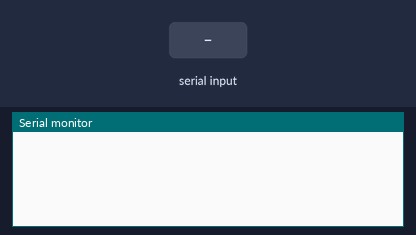
This sketch was run on a simulated ESP32. On the bench: the last lines printed to the serial monitor. Inputs (shaded band) come from the test bench. Random numbers use the default seed unless the sketch sets one.

Above: at 1.2 s.
1.3 s: "hithead" received over Serial
At 2.7 s:
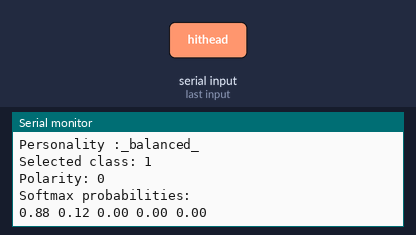
3.8 s: "hitbelly" received over Serial
At 5.9 s:
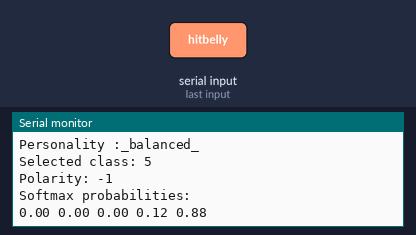

The sketch:

ReactGenerator.ino
```cpp
#include "ReactGenerator.h"
ReactGenerator engn;
Personality _personality_;
Mood _mood_;
void setup() {
  Serial.begin(115200);

  engn.setFrameSize(6);
  engn.setWindowSize(3);

  engn.character._personality_=_balanced_;
  _personality_=engn.character._personality_;

  engn.character._mood_=_neutral_;
  _mood_=  engn.character._mood_;
  engn.addMoodLogs(engn.character._mood_);
  engn.moodChangeCounter=1;
/////////// PADDING VALUES //////////////
      engn.addRewardLogs(0);
      engn.addRewardLogs(0);
      engn.addReactionLogs(_calm_);
      engn.addReactionLogs(_calm_);
///////////////////////////////////////

  engn.setRewardMultiplier(1.45,5.5,2.9,8.5);
}
int counter=0;
String reaction,mood,personality;
void loop() {
  if(Serial.available()>0){
    counter++;
    String input=Serial.readString();
    Action _action_=engn.getActionByName(input.c_str());
    Serial.println("Input:"+(String)engn.getActionName(_action_));
    Reaction _react_=engn.getReaction(engn.character._personality_,engn.character._mood_,_action_);
    engn.addReactionLogs(_react_);
    engn.slideWindow(engn.reward_logs,engn.getFrameSize(),engn.getWindowSize());
    if(engn.character.moodChanged){_mood_=engn.predictMood();engn.addMoodLogs(_mood_);}
    if(engn.moodChangeCounter==engn.getFrameSize())_personality_=engn.predictPersonality();
    engn.character._mood_=_mood_;
    engn.character._reaction_=_react_;
    engn.character._personality_=_personality_;
    engn.showRewardLogs();
    //engn.showReactionLogs();
    engn.showMoodLogs();
    engn.showMoodDetails();
    engn.CMD.nl();

    reaction=engn.reactionName(_react_);
    mood=engn.moodName(_mood_);
    personality=engn.personalityName(_personality_);

    Serial.println("Reaction :"+reaction+"\nMood :"+mood+"\nPersonality :"+personality);
    Serial.println();
     Serial.println();

     EmotionRating er(5);
     er.compute(engn.positivity_P, engn.negativity_P);

    Serial.println("Selected class: "+(String) (er.getSelectedClass()));
    Serial.println("Polarity: "+(String)(er.getPolarity()));

    auto probs = er.getSoftmax();
    Serial.println("Softmax probabilities: ");
    for (auto p : probs) Serial.print((String)(p)+" ");
  }
  // put your main code here, to run repeatedly:

}
```

CLI.cpp
```cpp
#include"CLI.h"

void CLI::showDoubleVec(Vector<double> &vec){
  for(int i=0;i<vec.size();i++){
     Serial.print(vec[i]);
     Serial.print(" ");
    }
}

template<typename T>
void CLI::show(const T& value){
  Serial.print(value);
}

void CLI::nl(){
  Serial.println();
}
```

CLI.h
```cpp
/*
********************************************************************************************
********************************************************************************************
!!                            Command Line Interface for Robots                           !!
!!                                    -:Developed By:-                                    !!
!!                                                                                        !!
!!                             Md. Rakibul Hasan || TheZeroHz                             !!
!!                          Github: https://github.com/TheZeroHz                          !!
!!                              Last Updated: 17 March,2024                               !!
********************************************************************************* V-1.0 ****
********************************************************************************************
*/

#ifndef CLI_H
#define CLI_H
#include"Arduino.h"
#include "Vector.h"
class CLI{
public:
// Function to print all elements of a Vector
void showDoubleVec(Vector<double> &vec);
template<typename T>
void show(const T& value);
void nl();
};
#endif
```

EmotionRating.cpp
```cpp
#include "EmotionRating.h"
#include <cmath>
#include <algorithm>

EmotionRating::EmotionRating(int numClasses) : R(numClasses) {
    c.resize(R);
    u.resize(R);
    S.resize(R);
}

void EmotionRating::compute(double P, double N) {
    (void)N; // N is not directly used in formula, but kept for symmetry

    computeDelta(P);
    computeNormalizedIntensity();
    computeClassCenters();
    computeScores();
    computeSoftmax();
    selectClassAndPolarity();
}

void EmotionRating::computeDelta(double P) {
    delta = 2 * P - 100;
}

void EmotionRating::computeNormalizedIntensity() {
    t = std::fabs(delta) / 100.0;
    if (t > 1.0) t = 1.0; // clamp just in case
}

void EmotionRating::computeClassCenters() {
    for (int k = 0; k < R; k++) {
        c[k] = static_cast<double>(k) / (R - 1);
    }
}

void EmotionRating::computeScores() {
    double sigma = 0.5 / (R - 1);
    for (int k = 0; k < R; k++) {
        u[k] = - ( (t - c[k]) * (t - c[k]) ) / (2 * sigma * sigma);
    }
}

void EmotionRating::computeSoftmax() {
    double sumExp = 0.0;
    for (int k = 0; k < R; k++) {
        S[k] = std::exp(u[k]);
        sumExp += S[k];
    }
    for (int k = 0; k < R; k++) {
        S[k] /= sumExp;
    }
}

void EmotionRating::selectClassAndPolarity() {
    auto maxIt = std::max_element(S.begin(), S.end());
    k_star = std::distance(S.begin(), maxIt) + 1; // +1 as in formula
    if (delta > 0) s = 1;
    else if (delta < 0) s = -1;
    else s = 0;
}

int EmotionRating::getSelectedClass() const {
    return k_star;
}

int EmotionRating::getPolarity() const {
    return s;
}

std::vector<double> EmotionRating::getSoftmax() const {
    return S;
}
```

EmotionRating.h
```cpp
#ifndef EMOTION_RATING_H
#define EMOTION_RATING_H

#include <vector>

class EmotionRating {
public:
    // Constructor: number of classes R
    EmotionRating(int numClasses);

    // Compute rating based on P (positivity) and N (negativity)
    void compute(double P, double N);

    // Get results
    int getSelectedClass() const;   // k*
    int getPolarity() const;        // s = sign(Δ)
    std::vector<double> getSoftmax() const; // probability distribution

private:
    int R;                  // number of classes
    double delta;           // Δ
    double t;               // normalized intensity
    std::vector<double> c;  // class centers
    std::vector<double> u;  // scores
    std::vector<double> S;  // softmax

    int k_star;             // selected class
    int s;                  // polarity sign

    // internal helpers
    void computeDelta(double P);
    void computeNormalizedIntensity();
    void computeClassCenters();
    void computeScores();
    void computeSoftmax();
    void selectClassAndPolarity();
};

#endif
```

Health.cpp
```cpp

```

ReactGenerator.cpp
```cpp
#include "ReactGenerator.h"


//.|||||||||||||||||||||||||||||||||||||||||||||||||||||||||||||||||||||||||||||||.
//. ============================= Initializers ================================== .
//.|||||||||||||||||||||||||||||||||||||||||||||||||||||||||||||||||||||||||||||||.

//######### Constructor #########//
ReactGenerator::ReactGenerator() {
  rwdDB.load(_FLASH_); //load rewards and penalty scores(_FLASH_=>sketch,_SPIFF_=>spiff,_APP_=>android app,_CLOUD_=>download)
  rctDB.load(_FLASH_); //load reaction datapoints (_FLASH_=>sketch,_SPIFF_=>spiff,_APP_=>android app,_CLOUD_=>download)
  character._personality_ = _balanced_;
  character._mood_ = _positive_;
  character._reaction_ = _calm_;
}

void ReactGenerator::setFrameSize(int _size_){
  _FrameSize_=_size_;
  smaAttitude.setFrameSize(_FrameSize_);
}
int ReactGenerator::getFrameSize(){
  return _FrameSize_;
}

//###### How many cotigious log should be considered for UpDate mood ####//
void ReactGenerator::setWindowSize(int _size_){
  _WindowSize_=_size_;
}
//### get the size of window ###//
int ReactGenerator::getWindowSize(){
  return _WindowSize_;
}

/* Reduces the _Reward_ effect for same reaction multiple times.
Ex: reactionLog->{sad sad sad sad}.rewardLog->{-0.5,-0.45,-0.38,-0.33} */
void ReactGenerator::setRewardMultiplier(double achiever, double balanced, double creative, double distressed){
  reward_Multiplier[_achiever_]=achiever;reward_Multiplier[_balanced_]=balanced;
  reward_Multiplier[_creative_]=creative;reward_Multiplier[_distressed_]=distressed;
}


//////////////// Reaction Manipulation ///////////////
void ReactGenerator::setReaction(Personality p, Mood m, Action a, Reaction e) {
  rctDB.react_DB[p][m][a] = e;
}
Reaction ReactGenerator::getReaction(Personality p, Mood m, Action a) {
  addRewardLogs(rwdDB.reward_DB[p].val[rctDB.react_DB[p][m][a]]);
  return rctDB.react_DB[p][m][a];
}
char *ReactGenerator::reactionName(Reaction R) {
  return rctDB.datapoint_Name(R);
}


//.|||||||||||||||||||||||||||||||||||||||||||||||||||||||||||||||||||||||||||||||.
//. ============================ Slider Karnel ================================== .
//.|||||||||||||||||||||||||||||||||||||||||||||||||||||||||||||||||||||||||||||||.

void ReactGenerator::slideWindow(Vector<double> &arr, int _frameSize_, int _windowSize_) {
  if(arr.size()==_windowSize_){
    character.moodChanged=true;
  }
  else if (arr.size() >= _windowSize_) {
    character.moodChanged=true;
    if (arr.size() > _frameSize_) arr.popFront(1);
    character.MoodNegativity=0;
    character.MoodPositivity=0;
    for (int i = arr.size() - _windowSize_; i < arr.size(); i++) {
      if (arr[i]>= 0) character.MoodPositivity += arr[i];
      else character.MoodNegativity += arr[i];
    }
  }
  else{
    character.moodChanged=false;
  }
}


//.|||||||||||||||||||||||||||||||||||||||||||||||||||||||||||||||||||||||||||||||.
//. ============================= Reaction Log ================================== .
//.|||||||||||||||||||||||||||||||||||||||||||||||||||||||||||||||||||||||||||||||.
void ReactGenerator::addReactionLogs(Reaction R){
  reaction_logs.push_back(R);
  if(reaction_logs.size()>_WindowSize_)reaction_logs.popFront(1);
}

Reaction ReactGenerator::getReactionLog(int index){
  return reaction_logs[index];
}
int ReactGenerator::getReactionLogsCount(){
  return reaction_logs.size();
}

void ReactGenerator::showReactionLogs(){
    Serial.print("Reaction Logs: ");
    for(int i=0;i<getReactionLogsCount();i++){
    Serial.print(reactionName(getReactionLog(i)));
    Serial.print(" ");
    }
    CMD.nl();
}


//.|||||||||||||||||||||||||||||||||||||||||||||||||||||||||||||||||||||||||||||||.
//. ============================= Reward  Logs ================================== .
//.|||||||||||||||||||||||||||||||||||||||||||||||||||||||||||||||||||||||||||||||.

//## Add every rewards from generated reaction to logs ##//
void ReactGenerator::addRewardLogs(double x) {
  reward_logs.push_back(x);
}
//## Get the rewards by index from logs ##//
double ReactGenerator::getRewardLog(int index) {
  return reward_logs[index];
}
Vector<double> ReactGenerator::getRewardLog(){
  return reward_logs;
}
void ReactGenerator::showRewardLogs(){
  Serial.print("Reward Logs: ");
  CMD.showDoubleVec(reward_logs);
  CMD.nl();
}

//## Count How Many logs Have been added ##//
int ReactGenerator::getRewardLogsCount() {
  return reward_logs.size();
}


//.|||||||||||||||||||||||||||||||||||||||||||||||||||||||||||||||||||||||||||||||.
//. ============================= Mood  Logs ==================================== .
//.|||||||||||||||||||||||||||||||||||||||||||||||||||||||||||||||||||||||||||||||.
int ReactGenerator::getMoodLogsCount(){
  return mood_logs.size();
}

Mood ReactGenerator::getMoodLog(int index){
 return mood_logs[index];
}

char *ReactGenerator::moodName(Mood M) {
  switch (M) {
    case _positive_: return "Positive";
    case _negative_: return "Negative";
    case _neutral_: return "Neutral";
    default: return "Unknown Mood";
  }
}

void ReactGenerator::showMoodDetails(){
  float positivity=(character.MoodPositivity / (character.MoodPositivity  - character.MoodNegativity))*100.0;
  float negativity=(-character.MoodNegativity / (character.MoodPositivity  - character.MoodNegativity))*100.0;
    Serial.print("positivity:");Serial.print(positivity);Serial.print("%");
    Serial.print(" ");
    Serial.print("negativity:");Serial.print(negativity);Serial.print("%");
    positivity_P=positivity;
    negativity_P=negativity;

}
Mood ReactGenerator::predictMood() {
  double pos = character.MoodPositivity / (character.MoodPositivity  - character.MoodNegativity);
  double neg = -character.MoodNegativity / (character.MoodPositivity  - character.MoodNegativity);
  if(getReactionLogsCount()>=getWindowSize()){
  if(moodChangeCounter>_FrameSize_)moodChangeCounter=0;
  else moodChangeCounter++;
  if (pos - neg > random(0.15, 0.25)) {
    character._mood_ = _positive_;
    return _positive_;
  } else if (pos - neg < 0) {
    character._mood_ = _negative_;
    return _negative_;
  } else if (pos - neg >= 0 && pos - neg <= 0.25) {
    character._mood_ = _neutral_;
    return _neutral_;
  }
  }
  else return character._mood_;
}


void ReactGenerator::addMoodLogs(Mood M){
  mood_logs.push_back(M);
  if(mood_logs.size()>_FrameSize_)mood_logs.popFront();
}

void ReactGenerator::showMoodLogs(){
Serial.print("Mood Logs: ");
    for(int i=0;i<getMoodLogsCount();i++){
    Serial.print(moodName(getMoodLog(i)));
    Serial.print(" ");
    }
    CMD.nl();
}


Personality ReactGenerator::predictPersonality(){
  return smaAttitude.predictPersonality(mood_logs);
}


char *ReactGenerator::personalityName(Personality P){
    switch (P) {
    case _achiever_: return "_achiever_";
    case _creative_: return "_creative_";
    case _balanced_: return "_balanced_";
    case _distressed_: return "_distressed_";
    default: return "Unknown Personality";
  }
}


Action ReactGenerator::getActionByName(const char* actionName) {
  if (strcmp(actionName, "hithead") == 0) return _hithead_;
  if (strcmp(actionName, "hitbelly") == 0) return _hitbelly_;
  if (strcmp(actionName, "hithand") == 0) return _hithand_;
  if (strcmp(actionName, "hitback") == 0) return _hitback_;
  if (strcmp(actionName, "fall") == 0) return _fall_;
  if (strcmp(actionName, "hang") == 0) return _hang_;
  if (strcmp(actionName, "shake") == 0) return _shake_;
  if (strcmp(actionName, "idle") == 0) return _idle_;
  if (strcmp(actionName, "call") == 0) return _call_;
  if (strcmp(actionName, "recognized") == 0) return _recognized_;
  if (strcmp(actionName, "handmassage") == 0) return _handmassage_;
  if (strcmp(actionName, "headmassage") == 0) return _headmassage_;
  if (strcmp(actionName, "bellymassage") == 0) return _bellymassage_;
  if (strcmp(actionName, "backmassage") == 0) return _backmassage_;
  return _idle_;
}

char *ReactGenerator::getActionName(Action action){
  switch (action) {
    case _hithead_: return "Hit Head";
    case _hitbelly_: return "Hit Belly";
    case _hithand_: return "Hit Hand";
    case _hitback_: return "Hit Back";
    case _fall_: return "Fall";
    case _hang_: return "Hang";
    case _shake_: return "Shake";
    case _idle_: return "Idle";
    case _call_:return "Call";
    case _recognized_:return "Recognized";
    case _handmassage_:return "Hand Massage";
    case _headmassage_:return "Head Massage";
    case _bellymassage_:return "Belly Massage";
    case _backmassage_:return "Back Massage";
    default: return "Unknown Action";
  }
}
```

ReactGenerator.h
```cpp
/*
********************************************************************************************
********************************************************************************************
!!                              React Generator for Robots                                !!
!!                                    -:Developed By:-                                    !!
!!                                                                                        !!
!!                             Md. Rakibul Hasan || TheZeroHz                             !!
!!                          Github: https://github.com/TheZeroHz                          !!
!!                              Last Updated: 17 March,2024                               !!
********************************************************************************** V-1.0 ***
********************************************************************************************
*/


#ifndef REACTGENERATOR_H
#define REACTGENERATOR_H
#include<Arduino.h>
#include<esp_random.h>
#include "smaPersonality.h"
#include "Vector.h"
#include "rewardDB.h"
#include "reactDB.h"
#include "CLI.h"
#include "EmotionRating.h"
class ReactGenerator {
private:
    rewardDB rwdDB;
    reactDB rctDB;
    SMA smaAttitude;
    Vector<Reaction> reaction_logs;
    Vector<Mood> mood_logs;
    int _WindowSize_=default_WindowSize;
    int _FrameSize_=default_FrameSize;
public:
     float positivity_P, negativity_P;
    CLI CMD;
    Vector<double> reward_logs;
    CharacterState character;
    double reward_Multiplier[num_of_personality];
    int moodChangeCounter=0;
    ReactGenerator();
    void setFrameSize(int _size_);
    int getFrameSize();
    void setWindowSize(int _size_);
    int getWindowSize();

    void slideWindow(Vector<double> &arr, int _frameSize_, int _windowSize_);
    void setReaction(Personality p, Mood m, Action a, Reaction e);
    Reaction getReaction(Personality p, Mood m, Action a);
    char *reactionName(Reaction R);
    void addReactionLogs(Reaction R);
    Reaction getReactionLog(int index);
    int getReactionLogsCount();
    void showReactionLogs();


    void setRewardMultiplier(double achiever,double balanced,double creative,double distressed);
    void addRewardLogs(double x);
    double getRewardLog(int index);
    Vector<double> getRewardLog();
    int getRewardLogsCount();
    void showRewardLogs();

    Mood predictMood();
    char *moodName(Mood M);
    void showMoodDetails();
    void addMoodLogs(Mood M);
    void showMoodLogs();
    Mood getMoodLog(int index);
    int getMoodLogsCount();

    Personality predictPersonality();
    char *personalityName(Personality P);

    char * getActionName(Action action);
    Action getActionByName(const char* actionName);
};

#endif /* REACTGENERATOR_H */
```

User.cpp
```cpp

```

reactDB.h
```cpp
#ifndef REACTDB_H
#define REACTDB_H
#include "RG_config.h"
class reactDB{
  public:
  Reaction react_DB[num_of_personality][num_of_mood][num_of_action];
  void load(LoadFrom loader);
  char* datapoint_Name(Reaction r);
};
#endif
```

rewardDB.h
```cpp
#ifndef REWARDDB_H
#define REWARDDB_H
#include "RG_config.h"
class rewardDB{
  public:
  reward_values reward_DB[num_of_personality];
  void load(LoadFrom loader);
};
#endif
```

Source omitted: Vector.h (3988 bytes), reactDB.cpp (16677 bytes), rewardDB.cpp (3750 bytes), smaPersonality.cpp (1771 bytes), smaPersonality.h (573 bytes), RG_config.h (2276 bytes)

Measured:
- after the input at 1.3 s, the serial monitor: prints a new line after 1.0 s (image 1)
- after the input at 3.8 s, the serial monitor: prints a new line after 1.0 s (image 2)
